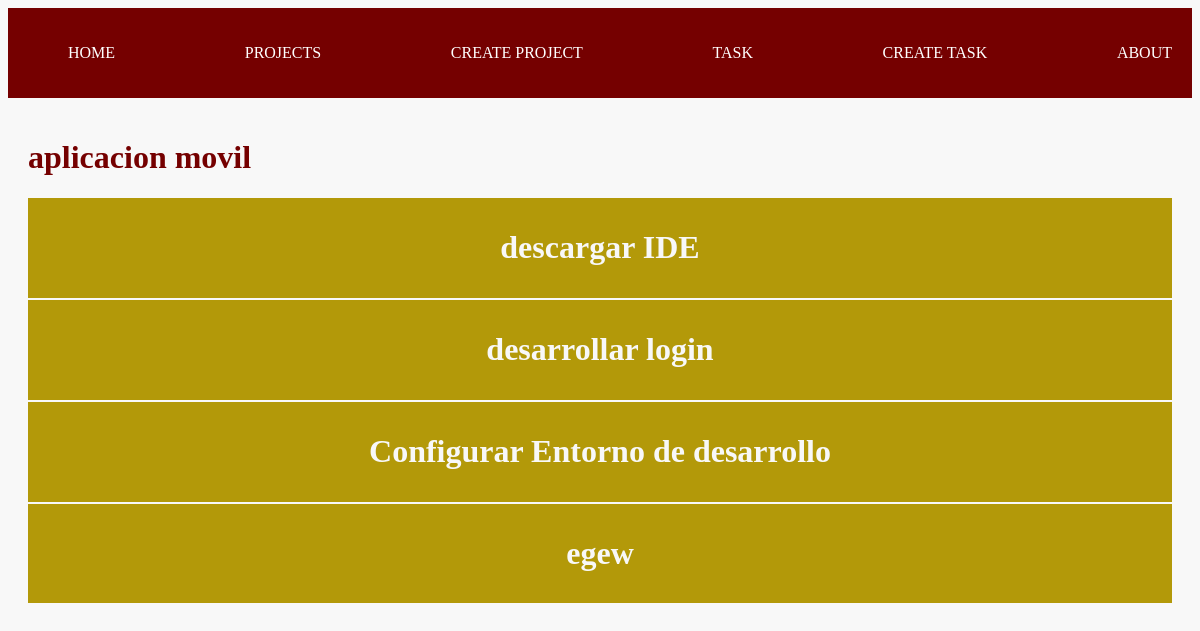
/projects/1, run on the app's committed database.
### myapp/models.py (models this page shows, shortened)
class Project(models.Model):
    name = models.CharField(max_length=200)
    def __str__(self):
        return self.name

class Task(models.Model):
    title = models.CharField(max_length=200)
    description = models.TextField()
    project = models.ForeignKey(Project, on_delete=models.CASCADE)
    done = models.BooleanField(default=False)

### myapp/views.py (the view)
# urls.py: path('projects/<int:id>', views.project_detail, name="project_detail"),
def project_detail(request, id):
    project = Project.objects.get(id=id)
    tasks = Task.objects.filter(project_id=id)
    get_list_or_404(Project, id=id)
    print(project)
    return render(request, 'projects/detail.html',{
        'project': project,
        'tasks': tasks
    })

### myapp/templates/projects/detail.html
{% extends "layouts/base.html" %}
{% block content %}
<h1>{{project}}</h1>
{% for i in tasks %}
<div class="card">
    <h1>{{i.title}}</h1>
</div>
{% endfor %}
{% endblock content %}

### myapp/static/css/main.css (style rules this page uses)
body { background: #f8f8f8; color: #750000; }
.card { background: #b39909; color: #f8f8f8; padding: 10px; margin-bottom: 2px; text-align: center; }

### data on the page
Project: name "aplicacion movil"
Task: title "descargar IDE"
Task: title "desarrollar login"
Task: title "Configurar Entorno de desarrollo"
Task: title "egew"
